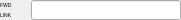
    <widget class="PyDMFrame" name="composite_10">
      <property name="geometry">
        <rect>
          <x>267</x>
          <y>807</y>
          <width>181</width>
          <height>20</height>
        </rect>
      </property>
      <widget class="PyDMLineEdit" name="text_entry_30">
        <property name="geometry">
          <rect>
            <x>31</x>
            <y>0</y>
            <width>150</width>
            <height>20</height>
          </rect>
        </property>
        <property name="channel" stdset="0">
          <string>ca://${P}${M}.FLNK</string>
        </property>
        <property name="toolTip">
          <string>${P}${M}.FLNK</string>
        </property>
        <property name="displayFormat" stdset="0">
          <enum>PyDMLineEdit::String</enum>
        </property>
        <property name="font" stdset="0">
          <font>
            <pointsize>10</pointsize>
          </font>
        </property>
        <property name="styleSheet">
          <string notr="true">PyDMLineEdit#text_entry_30 {
  color: rgb(0, 0, 0);
  background-color: rgb(164, 170, 255);
  border: 1px solid black;
  margin: 0px;
  padding: 0px;
  spacing: 0px;
  }</string>
        </property>
      </widget>
      <widget class="QLabel" name="text_75">
        <property name="geometry">
          <rect>
            <x>0</x>
            <y>0</y>
            <width>30</width>
            <height>10</height>
          </rect>
        </property>
        <property name="text">
          <string>FWD</string>
        </property>
        <property name="font" stdset="0">
          <font>
            <pointsize>4</pointsize>
          </font>
        </property>
        <property name="brush" stdset="0">
          <brush brushstyle="NoBrush">
            <color alpha="255">
              <red>0</red>
              <green>0</green>
              <blue>0</blue>
            </color>
          </brush>
        </property>
        <property name="toolTip">
          <string>text_75</string>
        </property>
        <property name="alignment">
          <set>Qt::AlignLeading|Qt::AlignLeft|Qt::AlignVCenter</set>
        </property>
        <property name="styleSheet">
          <string notr="true">QLabel#text_75 {
  color: rgb(0, 0, 0);
  }</string>
        </property>
      </widget>
      <widget class="QLabel" name="text_76">
        <property name="geometry">
          <rect>
            <x>0</x>
            <y>10</y>
            <width>30</width>
            <height>10</height>
          </rect>
        </property>
        <property name="text">
          <string>LINK</string>
        </property>
        <property name="font" stdset="0">
          <font>
            <pointsize>4</pointsize>
          </font>
        </property>
        <property name="brush" stdset="0">
          <brush brushstyle="NoBrush">
            <color alpha="255">
              <red>0</red>
              <green>0</green>
              <blue>0</blue>
            </color>
          </brush>
        </property>
        <property name="toolTip">
          <string>text_76</string>
        </property>
        <property name="alignment">
          <set>Qt::AlignLeading|Qt::AlignLeft|Qt::AlignVCenter</set>
        </property>
        <property name="styleSheet">
          <string notr="true">QLabel#text_76 {
  color: rgb(0, 0, 0);
  }</string>
        </property>
      </widget>
    </widget>
